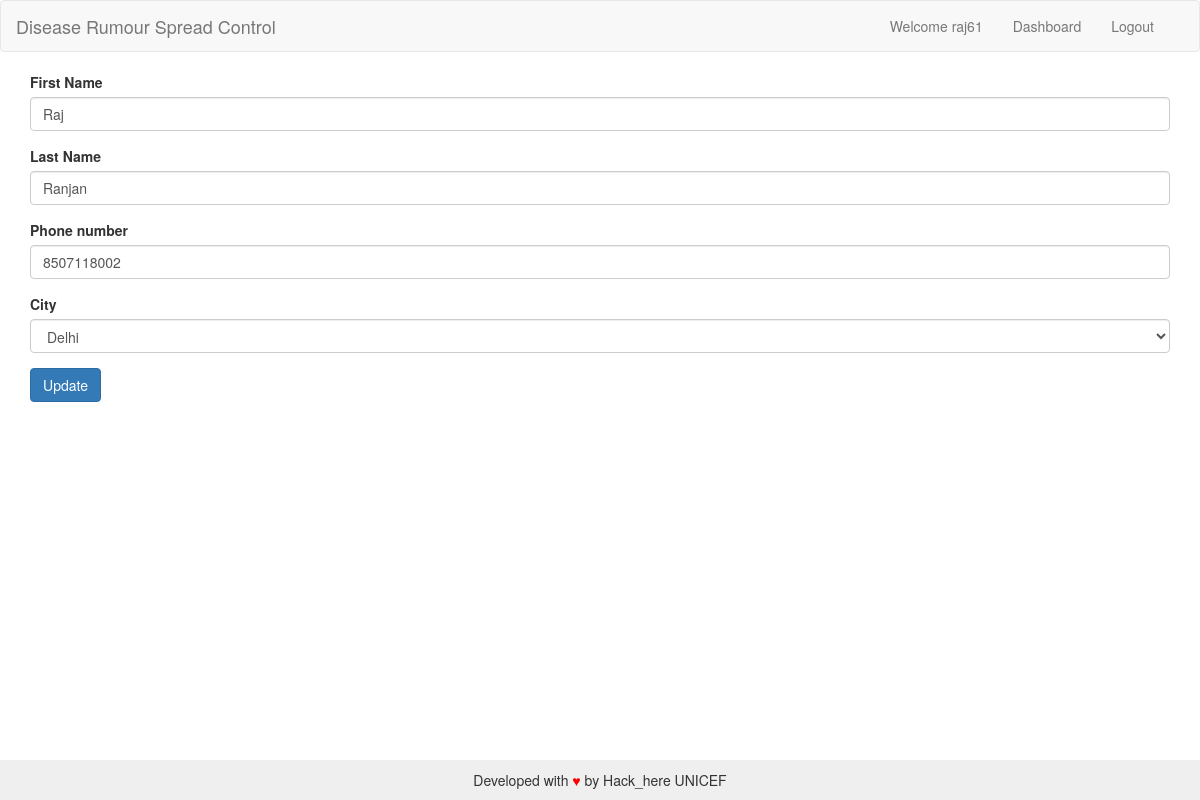
Screenshot of /profile/ (signed in) with the database file from the repository.
### healt/models.py (models this page shows, shortened)
class UserProfile(models.Model):
    user = models.ForeignKey(
        User,
        on_delete = models.CASCADE,
        related_name= 'userProfile'
    )
    first_name = models.CharField(max_length=20)
    last_name = models.CharField(max_length=20)
    phone_number = models.IntegerField(max_length=10)
    city = models.CharField(max_length=20)

### healt/views.py (the view)
# urls.py: url(r'^profile/$',profile),
def profile(request):
    if request.user.is_authenticated() and request.user.userProfile.exists():
        userp = UserProfile.objects.get(user=request.user)
        c = City.objects.all()
        print (request.user)
        return render(request,"user_profile.html",{
        'userp':userp,
        'city':c
    })
    else:
        return redirect('/dashboard')

### healt/models.py (called while the page is built)
    def __str__(self):
        return self.name

### templates/user_profile.html (shortened to what this page needs)
{% extends "base.html" %}
{% block content %}
<form method="post" action="">
    <div class="form-group">
    <label for="first_name">First Name</label>
    <input type="text" class="form-control" id="first_name"  placeholder="First Name" name="first_name" value="{{userp.first_name}}">
  </div>
  <div class="form-group">
    <label for="last_name">Last Name</label>
    <input type="text" class="form-control" id="last_name"  placeholder="Last Name" name="last_name" value="{{userp.last_name}}">
  </div>
  <div class="form-group">
    <label for="phone_number">Phone number </label>
    <input type="number" class="form-control" id="phone_number"  placeholder="0" name="phone_number" value="{{userp.phone_number}}">
  </div>
  <div class="form-group">
  <label for="sel1">City</label>
  <select class="form-control" id="sel1" name="city_selected">
      {% for c in city %}
        {% if c == userp.city %}
         <option selected >{{c}}</option>
         {% else %}
        <option>{{c}}</option>
       {% endif %}
    {% endfor %}
  </select>
  </div>
  <input class="btn btn-primary" type="submit"   value="Update"/>
</form>
{% endblock %}

### templates/navbar.html (shortened to what this page needs)
<nav class="navbar navbar-default" role="navigation">
  <div class="container-fluid">
    <div class="navbar-header">
      <a class="navbar-brand" href="/">Disease Rumour Spread Control</a>
    </div>
    <div class="collapse navbar-collapse" id="not-google-plus-nav">
      <ul class="nav navbar-nav pull-right">
        {% if user.is_authenticated %}
        <li><a href="/profile">Welcome {{ user.username }}</a></li>
          <li><a href="/dashboard">Dashboard</a></li>
        <li><a href="{% url 'auth_logout' %}">Logout</a></li>
        {% else %}
          <li><a href="/accounts/login">Login</a></li>
          <li><a href="/accounts/register">Register</a></li>
        {% endif %}
      </ul>
    </div>
  </div>
</nav>

### our_static/app/css/style.css (style rules this page uses)
body { background-color: lightcyan; }

### rows the page displays
UserProfile: first_name "Raj", last_name "Ranjan", phone_number "8507118002"

### other values shown
{{ user.username }} "raj61"
form field city_selected "Delhi"
